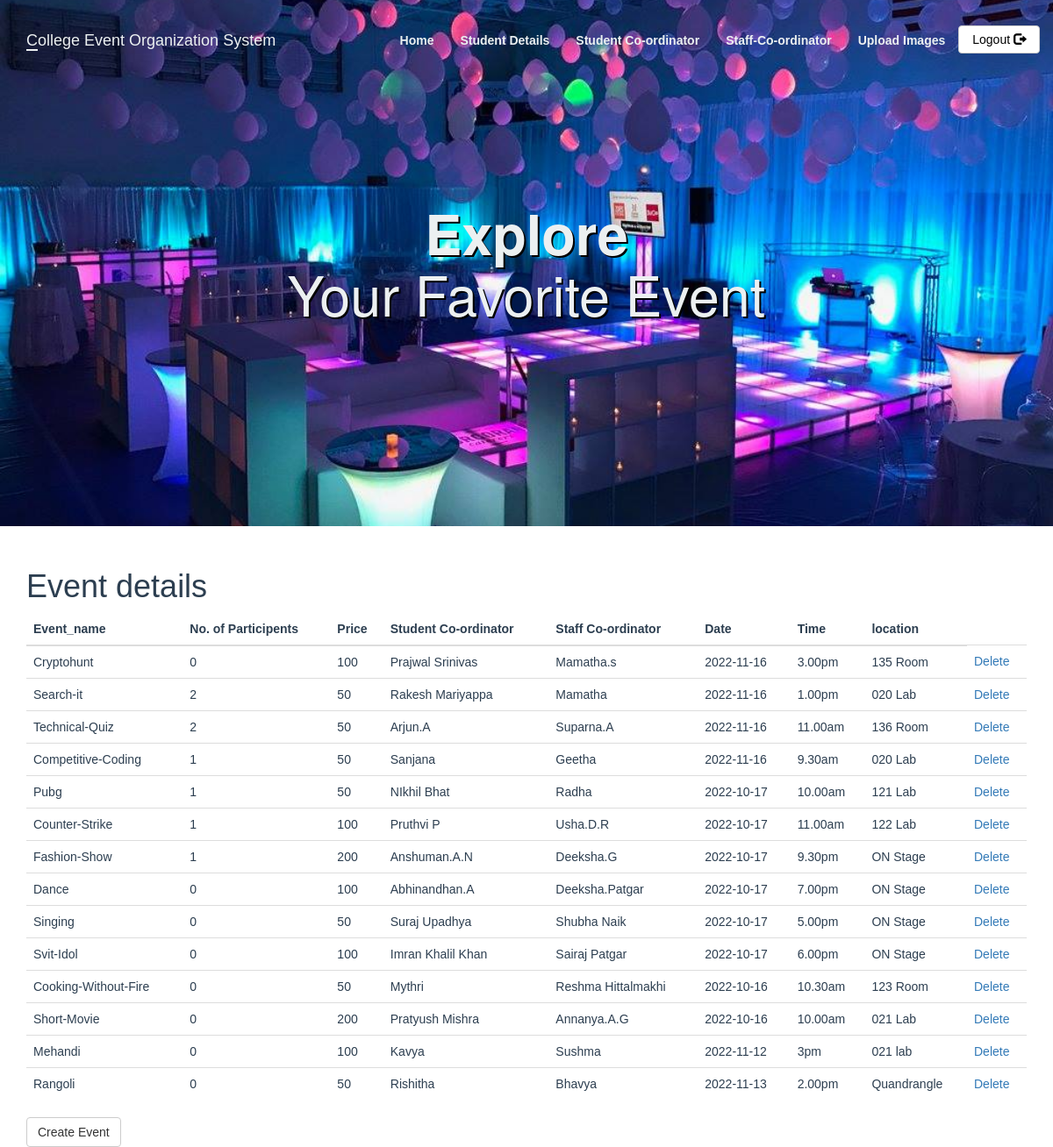
/adminPage.php, run on the app's committed database.
### tables this page shows
CREATE TABLE `staff_coordinator` (
  `stid` int(11) NOT NULL,
  `name` varchar(100) NOT NULL,
  `phone` varchar(10) DEFAULT NULL,
  `event_id` int(11) DEFAULT NULL
);

CREATE TABLE `events` (
  `event_id` int(11) NOT NULL,
  `event_title` varchar(50) NOT NULL,
  `event_price` int(11) DEFAULT NULL,
  `participents` int(100) DEFAULT 0,
  `img_link` text DEFAULT NULL,
  `type_id` int(11) DEFAULT NULL
);

CREATE TABLE `student_coordinator` (
  `sid` int(11) NOT NULL,
  `st_name` varchar(100) NOT NULL,
  `phone` varchar(10) DEFAULT NULL,
  `event_id` int(11) DEFAULT NULL
);

CREATE TABLE `event_info` (
  `event_id` int(10) NOT NULL,
  `Date` date DEFAULT NULL,
  `time` varchar(20) NOT NULL,
  `location` varchar(300) NOT NULL
);

### adminPage.php (the view, shortened to what this page needs)
<?php
include_once 'classes/db1.php';
$result = mysqli_query($conn,"SELECT * FROM staff_coordinator s ,event_info ef ,student_coordinator st,events e where e.event_id= ef.event_id and e.event_id= s.event_id and e.event_id= st.event_id");
?>
<!DOCTYPE html>
<html>
<head>
</head>
    <body>
<?php include 'utils/adminHeader.php'?>
        <div class = "content">
            <div class = "container">
            <h1>Event details</h1>
            <?php
if (mysqli_num_rows($result) > 0) {
?>
                <table class="table table-hover" >
                    <thead>
                        <tr>
                            <th>Event_name</th>
                            <th>No. of Participents</th>
                            <th>Price</th>
                            <th>Student Co-ordinator</th>
                            <th>Staff Co-ordinator</th>
                            <th>Date</th>
                            <th>Time</th>
                            <th>location </th>
                        </tr>
                    </thead>
                    <tbody>
                        <?php
                     while($row = mysqli_fetch_array($result)){
                            echo '<tr>';
                             echo '<td>' . $row['event_title'] . '</td>';
                            echo '<td>' . $row['participents'] . '</td>';
                            echo '<td>' . $row['event_price'] . '</td>';
                            echo '<td>' . $row['st_name'] . '</td>';
                            echo '<td>' . $row['name'] . '</td>';
                            echo '<td>'.$row['Date'].'</td>';
                            echo '<td>'.$row['time'].'</td>';
                            echo '<td>'.$row['location'].'</td>';
                            echo '<td>'
                            .'<a class="delete" href="deleteEvent.php?id='.$row['event_id'].'">Delete</a> '
                            .'</td>';
                            echo '</tr>';
                        }
                        ?>
                    </tbody>
                </table>
<?php
}
?>
                <a class="btn btn-default" href = "createEventForm.php">Create Event</a>
            </div>
        </div>
    </body>
</html>

### utils/adminHeader.php (shortened to what this page needs)
<head>
</head>
        <?php require 'utils/styles.php'; ?>
<header class="bgImage" >
    <nav class="navbar" >
        <div class="container">
            <div class="navbar-header">
                <a class = "navbar-brand">
                    College Event Organization System
                </a>
            </div>
            <ul class="nav navbar-nav navbar-right">
            <li><a href = "adminPage.php"><strong>Home</strong></a></li>
            <li><a href = "Stu_details.php"><strong>Student Details</strong></a></li>
                    <li><a href = "Stu_cordinator.php"><strong>Student Co-ordinator</strong></a></li>
                    <li><a href = "Staff_cordinator.php"><strong>Staff-Co-ordinator</strong></a></li>
<li><a href = "fileupload.php"><strong>Upload Images</strong></a></li>
                    <li class="btnlogout"><a class = "btn btn-default navbar-btn" href = "index.php">Logout <span class = "glyphicon glyphicon-log-out"></span></a></li>
            </ul>
        </div>
    </nav>
    <div class = "col-md-12">
        <div class = "container">
            <div class = "jumbotron">
                <h1><strong>Explore<br></strong> Your Favorite Event</h1>
    </div>
</header>

### utils/styles.php
<link rel = "stylesheet" type = "text/css" href = "css/bootstrap.css">
<link rel = "stylesheet" type = "text/css" href = "css/style.css">

### css/style.css (style rules this page uses)
body { overflow-x: hidden; }
header .navbar { padding: 20px 0; font-family: Arial, Helvetica, sans-serif; }
header .navbar-header a::first-letter { border-bottom: 2px solid #ecf0f1; }
header .navbar-nav a { color: #ecf0f1; padding-bottom: 12px; }
header .navbar-nav a:link { position: relative; }
header .btnlogout a { padding-top: 5px; }
header .navbar-nav a:before { content: ""; position: absolute; width: 100%; height: 3px; left: 0; background-color: #ecf0f1; visibility: hidden; -webkit-transform: scaleX(0); transform: scaleX(0); -webkit-transition: all 0.3s ease-in-out 0s; transition: all 0.3s ease-in-out 0s; margin-top: 25px; }
header .navbar-header a { color: #ecf0f1; }
header .navbar-nav .btn { color: black; padding-bottom: 5px; margin: 8px 0px; }
.jumbotron { background-color: transparent; color: #ecf0f1; text-align: center; margin-top: 50px; text-shadow: 2px 2px black; }
.content { font-family: Arial, Helvetica, sans-serif; color: #2C3E50; }

### utils/adminHeader.php (style rules this page uses)
.bgImage { background-image: url(images/cs03.jpg); background-size: cover; background-position: center center; height: 600px; margin-bottom: 29px; }

### data on the page
staff_coordinator: event.event_title "Cryptohunt", event.participents "0", event.event_price "100", student_coordinator.st_name "Prajwal Srinivas", name "Mamatha.s", event_info.Date "2022-11-16", event_info.time "3.00pm", event_info.location "135 Room"
staff_coordinator: event.event_title "Search-it", event.participents "2", event.event_price "50", student_coordinator.st_name "Rakesh Mariyappa", name "Mamatha", event_info.Date "2022-11-16", event_info.time "1.00pm", event_info.location "020 Lab"
staff_coordinator: event.event_title "Technical-Quiz", event.participents "2", event.event_price "50", student_coordinator.st_name "Arjun.A", name "Suparna.A", event_info.Date "2022-11-16", event_info.time "11.00am", event_info.location "136 Room"
staff_coordinator: event.event_title "Competitive-Coding", event.participents "1", event.event_price "50", student_coordinator.st_name "Sanjana", name "Geetha", event_info.Date "2022-11-16", event_info.time "9.30am", event_info.location "020 Lab"
staff_coordinator: event.event_title "Pubg", event.participents "1", event.event_price "50", student_coordinator.st_name "NIkhil Bhat", name "Radha", event_info.Date "2022-10-17", event_info.time "10.00am", event_info.location "121 Lab"
staff_coordinator: event.event_title "Counter-Strike", event.participents "1", event.event_price "100", student_coordinator.st_name "Pruthvi P", name "Usha.D.R", event_info.Date "2022-10-17", event_info.time "11.00am", event_info.location "122 Lab"
staff_coordinator: event.event_title "Fashion-Show", event.participents "1", event.event_price "200", student_coordinator.st_name "Anshuman.A.N", name "Deeksha.G", event_info.Date "2022-10-17", event_info.time "9.30pm", event_info.location "ON Stage"
staff_coordinator: event.event_title "Dance", event.participents "0", event.event_price "100", student_coordinator.st_name "Abhinandhan.A", name "Deeksha.Patgar", event_info.Date "2022-10-17", event_info.time "7.00pm", event_info.location "ON Stage"
staff_coordinator: event.event_title "Singing", event.participents "0", event.event_price "50", student_coordinator.st_name "Suraj Upadhya", name "Shubha Naik", event_info.Date "2022-10-17", event_info.time "5.00pm", event_info.location "ON Stage"
staff_coordinator: event.event_title "Svit-Idol", event.participents "0", event.event_price "100", student_coordinator.st_name "Imran Khalil Khan", name "Sairaj Patgar", event_info.Date "2022-10-17", event_info.time "6.00pm", event_info.location "ON Stage"
staff_coordinator: event.event_title "Cooking-Without-Fire", event.participents "0", event.event_price "50", student_coordinator.st_name "Mythri", name "Reshma Hittalmakhi", event_info.Date "2022-10-16", event_info.time "10.30am", event_info.location "123 Room"
staff_coordinator: event.event_title "Short-Movie", event.participents "0", event.event_price "200", student_coordinator.st_name "Pratyush Mishra", name "Annanya.A.G", event_info.Date "2022-10-16", event_info.time "10.00am", event_info.location "021 Lab"
staff_coordinator: event.event_title "Mehandi", event.participents "0", event.event_price "100", student_coordinator.st_name "Kavya", name "Sushma", event_info.Date "2022-11-12", event_info.time "3pm", event_info.location "021 lab"
staff_coordinator: event.event_title "Rangoli", event.participents "0", event.event_price "50", student_coordinator.st_name "Rishitha", name "Bhavya", event_info.Date "2022-11-13", event_info.time "2.00pm", event_info.location "Quandrangle"
